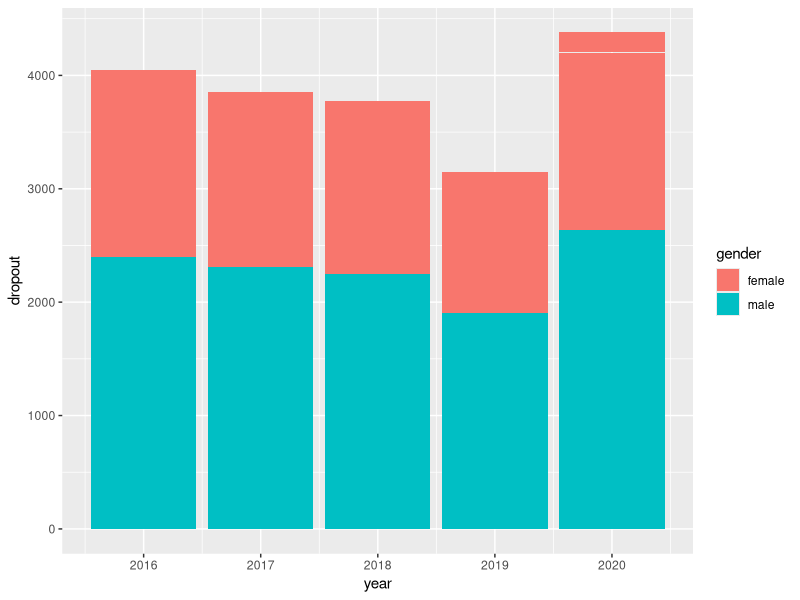
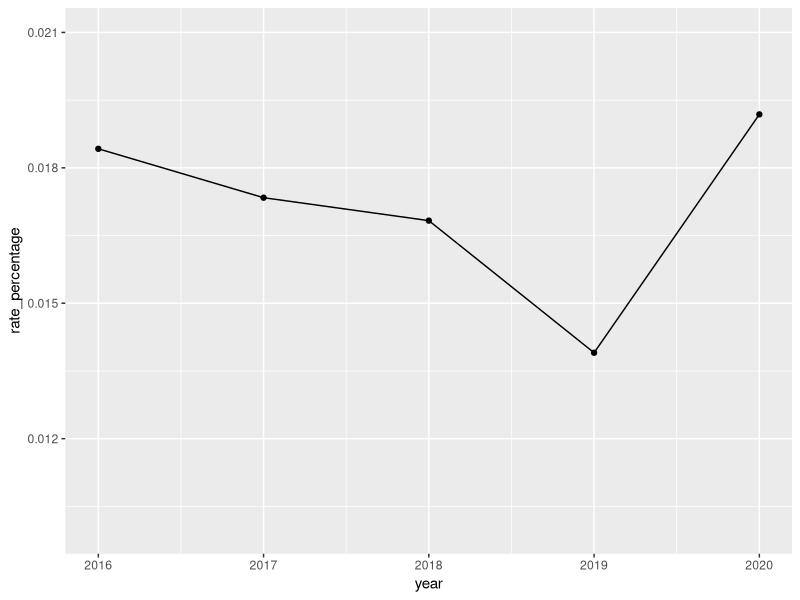
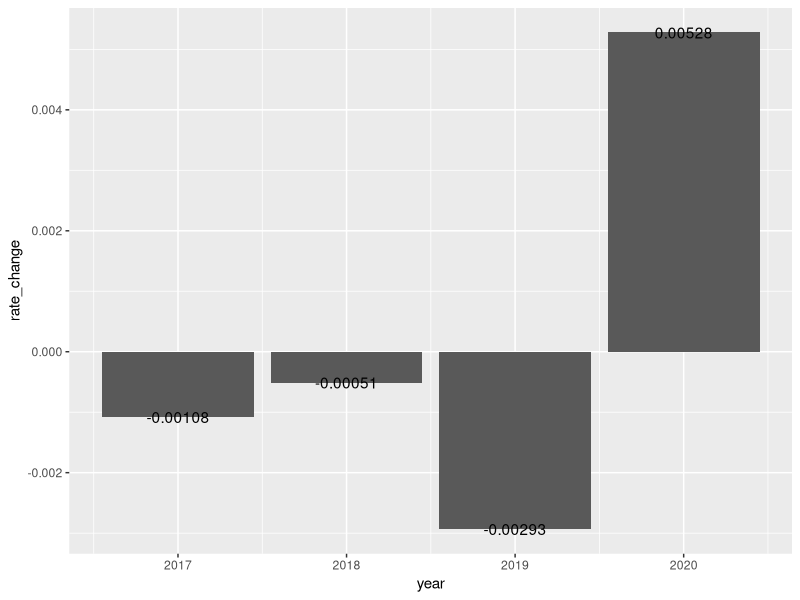
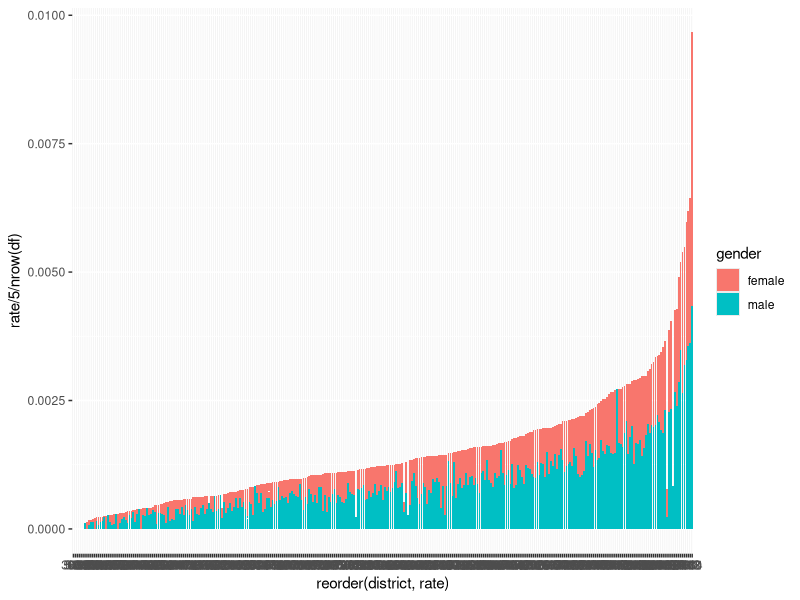
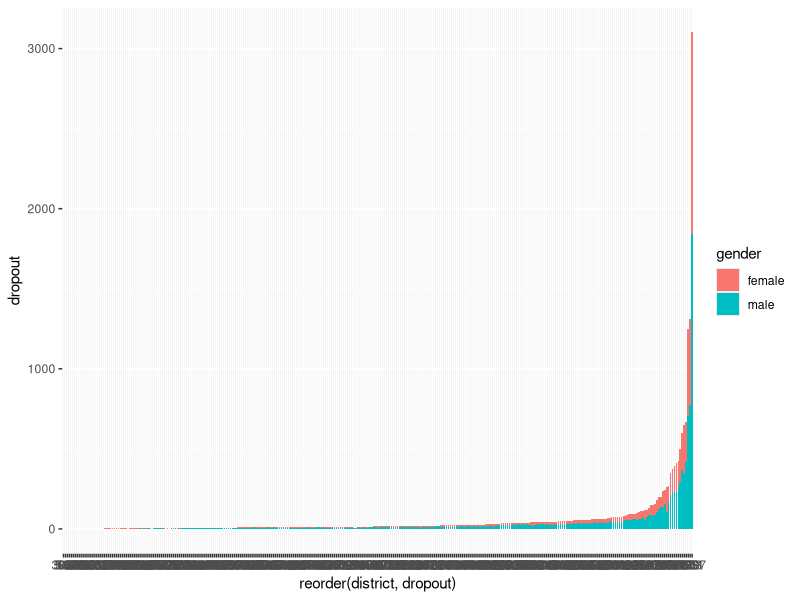
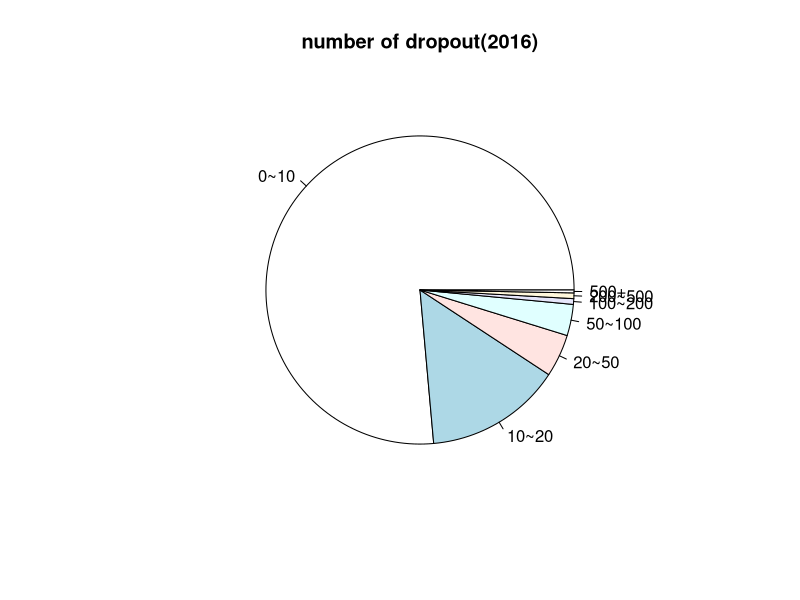
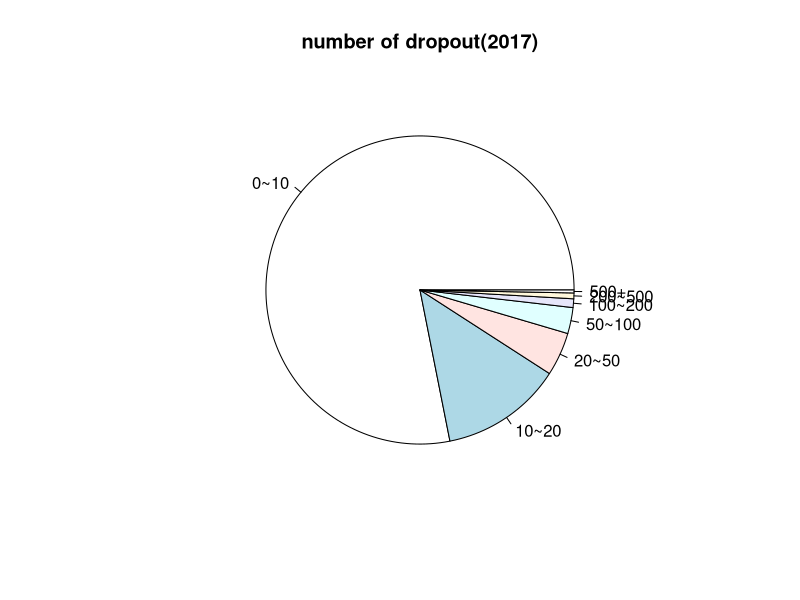
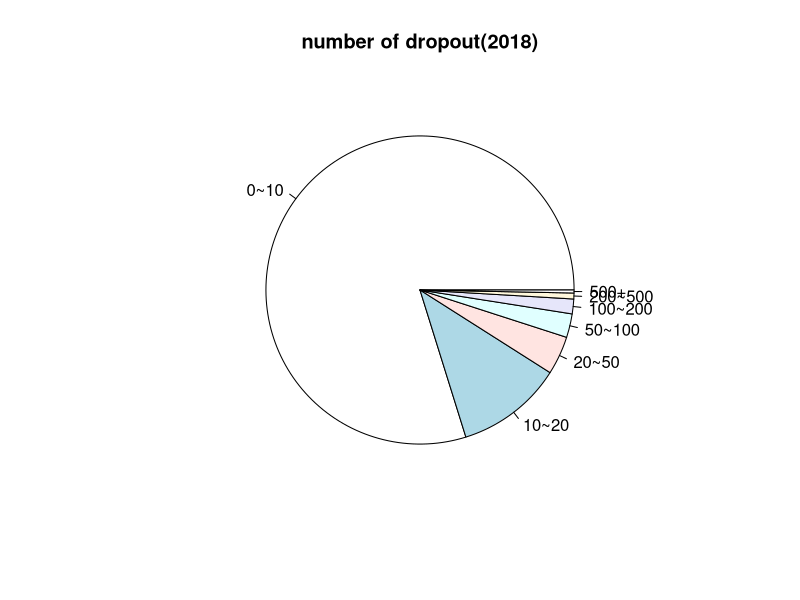

Generate these figures, in order, with R:
## ---- chunk 1
knitr::opts_chunk$set(echo = TRUE)
## ---- chunk 2
library(tidyverse)
library(readxl)
d2020<-read_excel("DR712_2021_District.xlsx",skip=3)
d2019<-read_excel("dr712bydistrict2020.xlsx",skip=3)
d2018<-read_excel("dr712bydistrict2019.xlsx",skip=3)
d2017<-read_excel("Dropout Rates by district.xlsx",skip=3)
d2016<-read_excel("2016-2017 Grade 7-12 Dropout Rates by District and Subgroup updated 4-12-18.xlsx",skip=7)


## ---- chunk 3
# remove useless columns
d2016[45:45] <- list(NULL)
d2016[9:38] <- list(NULL)
d2017[9:50] <- list(NULL)
d2018[9:38] <- list(NULL)
d2019[9:38] <- list(NULL)
d2020[9:38] <- list(NULL)
## ---- chunk 4
d2016[1:3] <- list(NULL)
d2017[1:3] <- list(NULL)
d2018[1:3] <- list(NULL)
d2019[1:3] <- list(NULL)
d2020[1:3] <- list(NULL)

d2016 <- d2016[-(334:335),]
d2017 <- d2017[-319,]
d2018 <- d2018[-316,]
d2019 <- d2019[-(315:316),]
d2020 <- d2020[-(314:315),]
## ---- chunk 5
# change column name
colnames(d2016)<-c("district","district_name","overall_dropout","overall_enrollments","overall_rate","f_dropout","f_enrollments","f_rate","m_dropout","m_enrollments","m_rate")
colnames(d2017)<-c("district","district_name","overall_dropout","overall_enrollments","overall_rate","f_dropout","f_enrollments","f_rate","m_dropout","m_enrollments","m_rate")
colnames(d2018)<-c("district","district_name","overall_dropout","overall_enrollments","overall_rate","f_dropout","f_enrollments","f_rate","m_dropout","m_enrollments","m_rate")
colnames(d2019)<-c("district","district_name","overall_dropout","overall_enrollments","overall_rate","f_dropout","f_enrollments","f_rate","m_dropout","m_enrollments","m_rate")
colnames(d2020)<-c("district","district_name","overall_dropout","overall_enrollments","overall_rate","f_dropout","f_enrollments","f_rate","m_dropout","m_enrollments","m_rate")
## ---- chunk 6
# add year to each dataset
d2016 <- d2016 %>% mutate(year=2016)
d2017 <- d2017 %>% mutate(year=2017)
d2018 <- d2018 %>% mutate(year=2018)
d2019 <- d2019 %>% mutate(year=2019)
d2020 <- d2020 %>% mutate(year=2020)

# drop last/last two rows
## ---- chunk 7
head(d2016)
head(d2017)
head(d2018)
head(d2019)
head(d2020)
dim(d2016)
dim(d2017)
dim(d2018)
dim(d2019)
dim(d2020)
## ---- chunk 8
# combine all datasets into one
df <- rbind(d2016,d2017)
df <- rbind(df,d2018)
df <- rbind(df,d2019)
df <- rbind(df,d2020)
dim(df)
## ---- chunk 9
# drop rows with **** in overall rate
df <-df[!(df$overall_rate=="****"),]
dim(df)
head(df)
## ---- chunk 10
df <- transform(df, district= as.numeric(district),
                overall_dropout=as.numeric(overall_dropout),
                overall_enrollments= as.numeric(overall_enrollments),
                overall_rate= as.numeric(overall_rate),
                f_dropout= as.numeric(f_dropout),
                f_enrollments= as.numeric(f_enrollments),
                f_rate= as.numeric(f_rate),
                m_dropout= as.numeric(m_dropout),
                m_enrollments= as.numeric(m_enrollments),
                m_rate= as.numeric(m_rate))
df <- df %>% replace(is.na(.), 0)
str(df)
## ---- chunk 11
backup <- df
## ---- chunk 12
# create df with split gender
female <- df %>% select(district, f_dropout,f_enrollments,f_rate, year)
female <- female %>% mutate(gender="female")
colnames(female)<-c("district", "dropout" , "enrollments" , "rate" , "year", "gender")
male <- df %>% select(district, m_dropout,m_enrollments,m_rate, year)
male <- male %>% mutate(gender="male")
colnames(male)<-c("district", "dropout" , "enrollments" , "rate" , "year", "gender")
df_gender <- rbind(female, male)
head(df_gender)
## ---- chunk 13
library(ggplot2)
# 1. overall dropout by year
df_gender %>% group_by(year) %>% ggplot(aes(x=year, y=dropout, fill=gender)) + geom_bar(stat = "identity")

## ---- chunk 14
# 2. overall dropout percentage changed by year 

df2 <- (df %>% group_by(year) %>%
          mutate(dropout=sum(overall_dropout),
                 enrollment=sum(overall_enrollments), 
                 year = year)) %>% 
  select(year, dropout, enrollment)

df2 <- df2[!duplicated(df2), ] %>% mutate(rate_percentage = (dropout/enrollment))
df2 %>% ggplot(aes(x=year,y=rate_percentage))+geom_point()+geom_line()+ylim(0.01, 0.021)
head(df2)
## ---- chunk 15
# 3. dropout rate changed from last year
options(digits = 5) 
df3 <- data.frame()
for (i in 2:5){
  df3 <-rbind(df3, c(df2$year[i], as.numeric(sprintf((df2$rate_percentage[i] - df2$rate_percentage[i-1]) , fmt = '%#.5f'))))
}
colnames(df3)<-c("year", "rate_change")
df3 %>% ggplot(aes(x=year, y=rate_change)) + geom_bar(stat = "identity") + geom_text(aes(label=rate_change))
## ---- chunk 16
# 4.  overall dropout rate by district shape
df_gender %>% group_by(district) %>% 
  ggplot(aes(x=reorder(district, rate) , 
             y=rate/5/nrow(df), fill=gender)) + 
  geom_bar(stat = "identity")
## ---- chunk 17
# 5. overall dropout number by district shape
df_gender %>% group_by(district) %>% 
  ggplot(aes(x=reorder(district, dropout) , 
             y=dropout, fill=gender)) + 
  geom_bar(stat = "identity")
## ---- chunk 18
# 6. number of district of different number of overall dropout students
count_values <- function(df, lower, upper, year) {
  sum(df$overall_dropout >= lower & df$overall_dropout <= upper & df$year == year)
}

df6 <- data.frame()
for (i in 2016:2020){
  df6 <- rbind(df6, c(i, count_values(df,0,10, i)))
  df6 <- rbind(df6, c(i,count_values(df,10,20, i)))
  df6 <- rbind(df6, c(i,count_values(df,20,50, i)))
  df6 <- rbind(df6, c(i,count_values(df,50,100, i)))
  df6 <- rbind(df6, c(i,count_values(df,100,200, i)))
  df6 <- rbind(df6, c(i,count_values(df,200,500, i)))
  df6 <- rbind(df6, c(i,count_values(df,500,10000, i)))
}
colnames(df6) <- c("year", "count")
c("year", "0~10","10~20","20~50","50~100","100~200","200~500","500+")



pie((df6%>%filter(year==2016))$count, labels = c("0~10", "10~20", "20~50", "50~100", "100~200", "200~500", "500+"), main="number of dropout(2016)")
pie((df6%>%filter(year==2017))$count, labels = c("0~10", "10~20", "20~50", "50~100", "100~200", "200~500", "500+"), main="number of dropout(2017)")
pie((df6%>%filter(year==2018))$count, labels = c("0~10", "10~20", "20~50", "50~100", "100~200", "200~500", "500+"), main="number of dropout(2018)")
pie((df6%>%filter(year==2019))$count, labels = c("0~10", "10~20", "20~50", "50~100", "100~200", "200~500", "500+"), main="number of dropout(2019)")
pie((df6%>%filter(year==2020))$count, labels = c("0~10", "10~20", "20~50", "50~100", "100~200", "200~500", "500+"), main="number of dropout(2020)")
## ---- chunk 19

